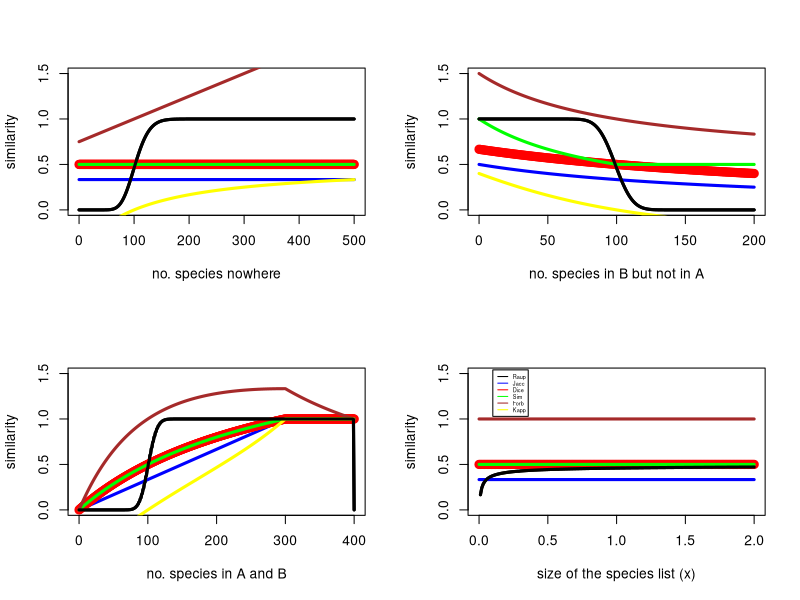

This chart was generated by the following R code:
# 2015 10 01 I.Zliobaite

# comparing dissimilarities
plot_name_res <- 'fig_similarity.png'
library(vegan)

M = 100
N1 = 100
N2 = 100
n = 100

# "manhattan", "euclidean", "canberra", "bray", "kulczynski", "jaccard", "gower", "morisita", "horn", "mountford", "raup" , "binomial" or "chao".

temp <- n
res <- c()
for (n in 0:500)
{
  s1 <- c(rep(1,M),rep(1,N1),rep(0,N2),rep(0,n))
  s2 <- c(rep(1,M),rep(0,N1),rep(1,N2),rep(0,n))
  s <- rbind(s1,s2)
  raup <- 1-vegdist(s, method="raup")  
  jacc <- M / (M + N1 + N2)
  dice <- 2*M / (2*M + N1 + N2)
  sim <- M / min((N1+M),(N2+M))
  forb <- M*(M+N1+N2+n)/((M+N1)*(M+N2))
  pr <- ((M+N1)*(M+N2) + (n+N2)*(n+N1))/((M+N1+N2+n)*(M+N1+N2+n))
  kap <- ((M+n)/(M+n+N1+N2) - pr)/(1-pr)
  res <- rbind(res,c(n,raup,jacc,dice,sim,forb,kap))
} 
n <- temp

temp <- N2
res2 <- c()
for (N2 in 0:200)
{
  s1 <- c(rep(1,M),rep(1,N1),rep(0,N2),rep(0,(n-N2+temp)))
  s2 <- c(rep(1,M),rep(0,N1),rep(1,N2),rep(0,(n-N2+temp)))
  s <- rbind(s1,s2)
  raup <- 1-vegdist(s, method="raup")  
  jacc <- M / (M + N1 + N2)
  dice <- 2*M / (2*M + N1 + N2)
  sim <- M / min((N1+M),(N2+M))
  forb <- M*(M+N1+N2+n)/((M+N1)*(M+N2))
  pr <- ((M+N1)*(M+N2) + (n+N2)*(n+N1))/((M+N1+N2+n)*(M+N1+N2+n))
  kap <- ((M+n)/(M+n+N1+N2) - pr)/(1-pr)
  res2 <- rbind(res2,c(N2,raup,jacc,dice,sim,forb,kap))
} 
N2 <- temp

temp <- M
res3 <- c()
for (M in 0:400)
{
  Nnew <- max(0,(N1 + N2 + 100 - M)/2)
  nnew <- n + N1 + N2 + 100 - 2*Nnew - M
  s1 <- c(rep(1,M),rep(1,Nnew),rep(0,Nnew),rep(0,nnew))
  s2 <- c(rep(1,M),rep(0,Nnew),rep(1,Nnew),rep(0,nnew))
  s <- rbind(s1,s2)
  raup <- 1- vegdist(s, method="raup")  
  jacc <- M / (M + Nnew + Nnew)
  dice <- 2*M / (2*M + Nnew + Nnew)
  sim <- M / min((Nnew+M),(Nnew+M))
  forb <- M*(M+Nnew+Nnew+nnew)/((M+Nnew)*(M+Nnew))
  pr <- ((M+Nnew)^2 + (nnew+Nnew)^2)/((M+Nnew+Nnew+nnew)^2)
  kap <- ((M+nnew)/(M+nnew+Nnew+Nnew) - pr)/(1-pr)
  #print(c(M,Nnew,nnew,pr,kap))
  res3 <- rbind(res3,c(M,raup,jacc,dice,sim,forb,kap))
} 
M <- temp

res4 <- c()
for (x in seq(0,2,0.01))
{
  s1 <- c(rep(1,M*x),rep(1,N1*x),rep(0,N2*x),rep(0,n*x))
  s2 <- c(rep(1,M*x),rep(0,N1*x),rep(1,N2*x),rep(0,n*x))
  s <- rbind(s1,s2)
  raup <- 1-vegdist(s, method="raup")  
  jacc <- M / (M + N1 + N2)
  dice <- 2*M / (2*M + N1 + N2)
  sim <- M / min((N1+M),(N2+M))
  forb <- M*(M+N1+N2+n)/((M+N1)*(M+N2))
  res4 <- rbind(res4,c(x,raup,jacc,dice,sim,forb))
} 


png(plot_name_res)
par(mfrow=c(2,2))
plot(res[,1],res[,2],col = 'black',type = 'l',lwd = 3,ylim=c(0, 1.5),xlab="no. species nowhere",ylab = 'similarity')
lines(res[,1],res[,3],col='blue',lwd = 3)
points(res[,1],res[,4],col='red',lwd = 3)
lines(res[,1],res[,5],col='green',lwd = 3)
lines(res[,1],res[,6],col='brown',lwd = 3)
lines(res[,1],res[,7],col='yellow',lwd = 3)
lines(res[,1],res[,2],col='black',lwd = 3)
plot(res2[,1],res2[,2],col = 'black',type = 'l',lwd = 3,ylim=c(0, 1.5),xlab="no. species in B but not in A",ylab = 'similarity')
lines(res2[,1],res2[,3],col='blue',lwd = 3)
points(res2[,1],res2[,4],col='red',lwd = 3)
lines(res2[,1],res2[,5],col='green',lwd = 3)
lines(res2[,1],res2[,6],col='brown',lwd = 3)
lines(res2[,1],res2[,7],col='yellow',lwd = 3)
lines(res2[,1],res2[,2],col='black',lwd = 3)
plot(res3[,1],res3[,2],col = 'black',type = 'l',lwd = 3,ylim=c(0, 1.5),xlab="no. species in A and B",ylab = 'similarity')
lines(res3[,1],res3[,3],col='blue',lwd = 3)
points(res3[,1],res3[,4],col='red',lwd = 3)
lines(res3[,1],res3[,5],col='green',lwd = 3)
lines(res3[,1],res3[,6],col='brown',lwd = 3)
lines(res3[,1],res3[,7],col='yellow',lwd = 3)
lines(res3[,1],res3[,2],col='black',lwd = 3)
plot(res4[,1],res4[,2],col = 'black',type = 'l',lwd = 3,ylim=c(0, 1.5),xlab="size of the species list (x)",ylab = 'similarity')
lines(res4[,1],res4[,3],col='blue',lwd = 3)
points(res4[,1],res4[,4],col='red',lwd = 3)
lines(res4[,1],res4[,5],col='green',lwd = 3)
lines(res4[,1],res4[,6],col='brown',lwd = 3)
lines(res4[,1],res4[,2],col='black',lwd = 3)
legend(0.1,1.54,c('Raup','Jacc','Dice','Sim','Forb','Kapp'),col = c('black','blue','red','green','brown','yellow'),lty = 1, cex = 0.4)
dev.off()

